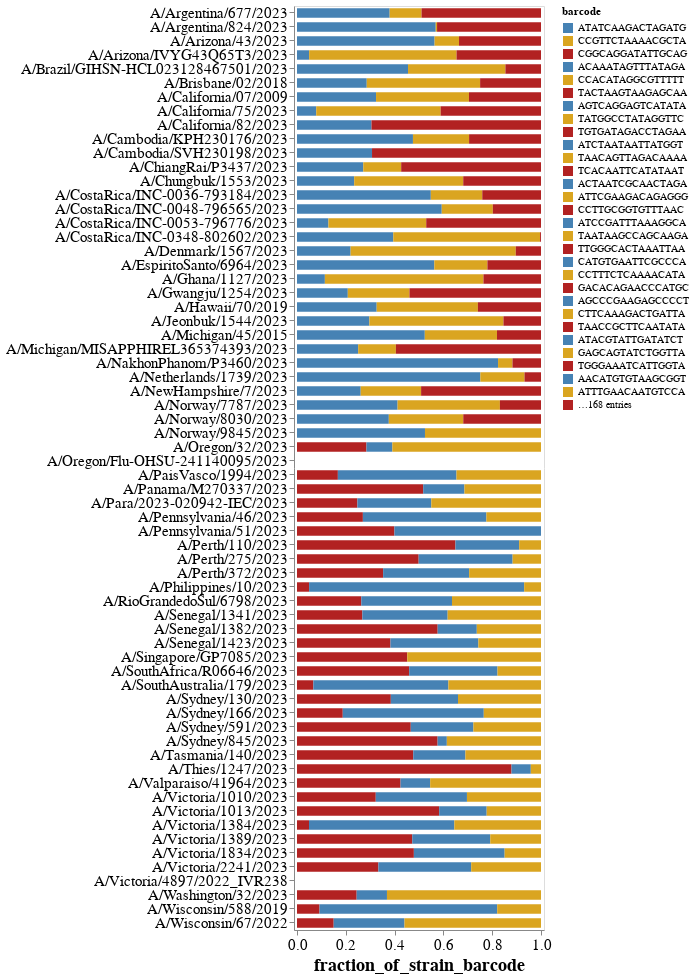

The cell this chart's notebook holds for it:
### Code cell
assess_barcodebalancing.plot.barh(x="strain", y="fraction_of_strain_barcode", figsize = (6,40), log=False)

barcode_balance_chart = (
    alt.Chart(assess_barcodebalancing)
    .encode(
        alt.X("fraction_of_strain_barcode", scale=alt.Scale(nice=False, padding=3)),
        alt.Y(
            "strain",
            title=None,
            sort=sample_wells,
        ),
        alt.Color("barcode", sort=sorted(assess_barcodebalancing["strain"].unique())).scale(range = ['steelblue', 'goldenrod','firebrick']),
    )
    .mark_bar(height={"band": 0.75})
    .properties(
        height=alt.Step(14),
        width=250,
    )
    .configure_axis(grid=False,labelFontSize=15,titleFontSize=18,labelLimit=300)
)

barcode_balance_chart

### Figure 1 — Vega-Lite specification as saved in the notebook (floating-point values rounded to 4 significant figures; data arrays with more than 128 entries replaced by an {"elided": "..."} marker saying what was removed)
{"config": {"view": {"continuousWidth": 300, "continuousHeight": 300}, "axis": {"grid": false, "labelFontSize": 15, "labelLimit": 300, "titleFontSize": 18}}, "data": {"name": "data-f7292905cc701f18eeddc81ef52bc0f3"}, "mark": {"type": "bar", "height": {"band": 0.75}}, "encoding": {"color": {"field": "barcode", "scale": {"range": ["steelblue", "goldenrod", "firebrick"]}, "sort": ["A/Argentina/677/2023", "A/Argentina/824/2023", "A/Arizona/43/2023", "A/Arizona/IVYG43Q65T3/2023", "A/Brazil/GIHSN-HCL023128467501/2023", "A/Brisbane/02/2018", "A/California/07/2009", "A/California/75/2023", "A/California/82/2023", "A/Cambodia/KPH230176/2023", "A/Cambodia/SVH230198/2023", "A/ChiangRai/P3437/2023", "A/Chungbuk/1553/2023", "A/CostaRica/INC-0036-793184/2023", "A/CostaRica/INC-0048-796565/2023", "A/CostaRica/INC-0053-796776/2023", "A/CostaRica/INC-0348-802602/2023", "A/Denmark/1567/2023", "A/EspiritoSanto/6964/2023", "A/Ghana/1127/2023", "A/Gwangju/1254/2023", "A/Hawaii/70/2019", "A/Jeonbuk/1544/2023", "A/Michigan/45/2015", "A/Michigan/MISAPPHIREL365374393/2023", "A/NakhonPhanom/P3460/2023", "A/Netherlands/1739/2023", "A/NewHampshire/7/2023", "A/Norway/7787/2023", "A/Norway/8030/2023", "A/Norway/9845/2023", "A/Oregon/32/2023", "A/Oregon/Flu-OHSU-241140095/2023", "A/PaisVasco/1994/2023", "A/Panama/M270337/2023", "A/Para/2023-020942-IEC/2023", "A/Pennsylvania/46/2023", "A/Pennsylvania/51/2023", "A/Perth/110/2023", "A/Perth/275/2023", "A/Perth/372/2023", "A/Philippines/10/2023", "A/RioGrandedoSul/6798/2023", "A/Senegal/1341/2023", "A/Senegal/1382/2023", "A/Senegal/1423/2023", "A/Singapore/GP7085/2023", "A/SouthAfrica/R06646/2023", "A/SouthAustralia/179/2023", "A/Sydney/130/2023", "A/Sydney/166/2023", "A/Sydney/591/2023", "A/Sydney/845/2023", "A/Tasmania/140/2023", "A/Thies/1247/2023", "A/Valparaiso/41964/2023", "A/Victoria/1010/2023", "A/Victoria/1013/2023", "A/Victoria/1384/2023", "A/Victoria/1389/2023", "A/Victoria/1834/2023", "A/Victoria/2241/2023", "A/Victoria/4897/2022_IVR238", "A/Washington/32/2023", "A/Wisconsin/588/2019", "A/Wisconsin/67/2022"], "type": "nominal"}, "x": {"field": "fraction_of_strain_barcode", "scale": {"nice": false, "padding": 3}, "type": "quantitative"}, "y": {"field": "strain", "sort": ["none (B1)", "none (B1)", "none (B1)", "none (B1)", "none (B2)", "none (B2)", "none (B2)", "none (B2)", "none (C1)", "none (C1)", "none (C1)", "none (C1)", "none (C2)", "none (C2)", "none (C2)", "none (C2)", "none (D1)", "none (D1)", "none (D1)", "none (D1)", "none (D2)", "none (D2)", "none (D2)", "none (D2)", "none (E1)", "none (E1)", "none (E1)", "none (E1)", "none (E2)", "none (E2)", "none (E2)", "none (E2)", "none (F1)", "none (F1)", "none (F1)", "none (F1)", "none (F2)", "none (F2)", "none (F2)", "none (F2)", "none (G1)", "none (G1)", "none (G1)", "none (G1)", "none (G2)", "none (G2)", "none (G2)", "none (G2)", "none (H1)", "none (H1)", "none (H1)", "none (H1)", "none (H2)", "none (H2)", "none (H2)", "none (H2)", "none (A1)", "none (A1)", "none (A1)", "none (A1)", "none (A2)", "none (A2)", "none (A2)", "none (A2)"], "title": null, "type": "nominal"}}, "height": {"step": 14}, "width": 250, "$schema": "https://vega.github.io/schema/vega-lite/v5.16.3.json", "datasets": {"data-f7292905cc701f18eeddc81ef52bc0f3": {"elided": "197 records"}}}
